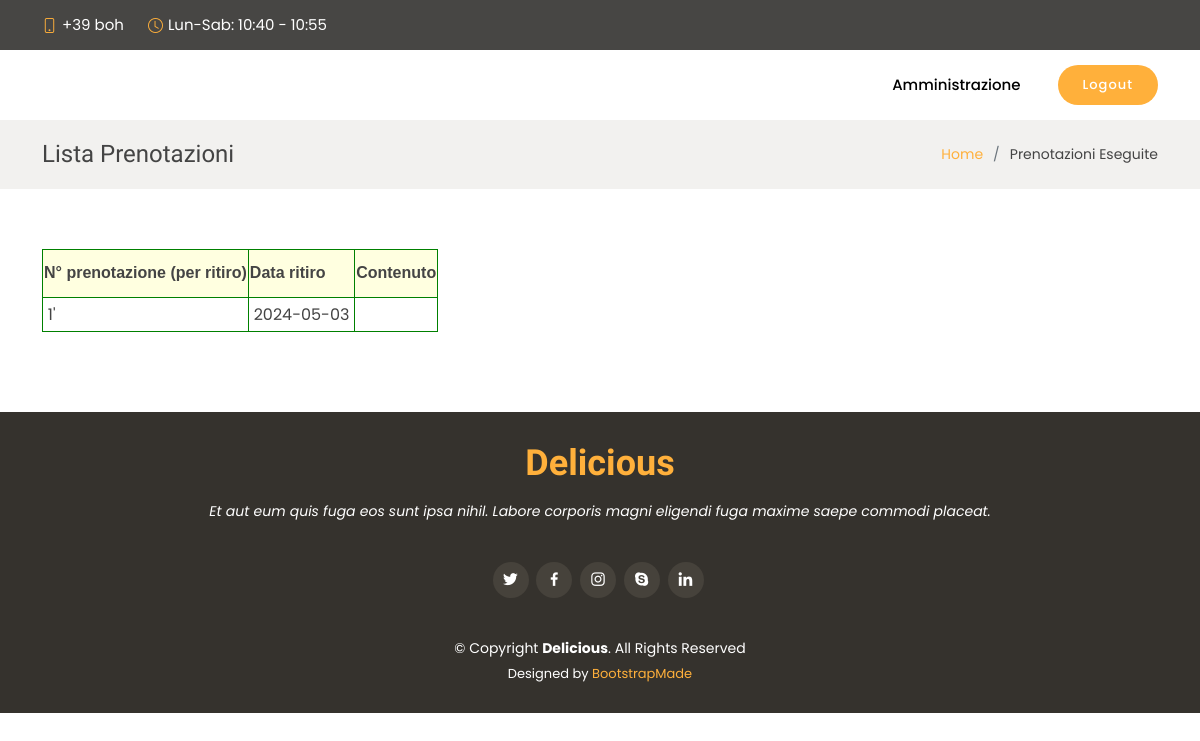
The app's page /lista_ordini.php (signed in), older data.
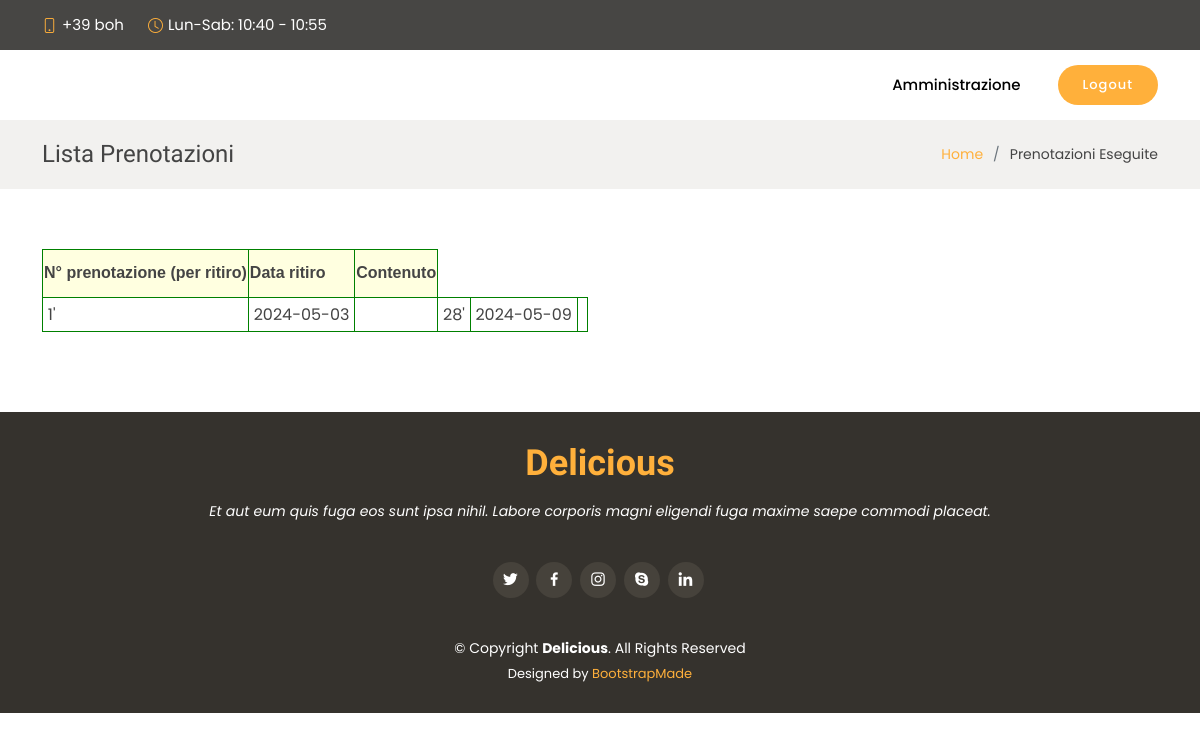
The same page, newer data.
### tables this page shows
CREATE TABLE `prenotazioni` (
  `n_prenotazione` int(11) NOT NULL,
  `data_ritiro` date NOT NULL,
  `username` varchar(30) NOT NULL COMMENT 'username che ha eseguito la prenotazione',
  `panino_cotto` varchar(30) NOT NULL,
  `pizza_margherita` varchar(30) NOT NULL,
  `panino_soppressa` varchar(30) NOT NULL,
  `panino_crudo` varchar(30) NOT NULL,
  `panino_formaggio` varchar(30) NOT NULL,
  `brioche` varchar(30) NOT NULL,
  `plesso_ritiro` varchar(10) NOT NULL
);

### lista_ordini.php (the view, shortened to what this page needs)
<!DOCTYPE html>
<html lang="en">
<head>
  <link href="assets/vendor/animate.css/animate.min.css" rel="stylesheet">
  <link href="assets/vendor/bootstrap/css/bootstrap.min.css" rel="stylesheet">
  <link href="assets/vendor/bootstrap-icons/bootstrap-icons.css" rel="stylesheet">
  <link href="assets/vendor/boxicons/css/boxicons.min.css" rel="stylesheet">
  <link href="assets/vendor/glightbox/css/glightbox.min.css" rel="stylesheet">
  <link href="assets/vendor/swiper/swiper-bundle.min.css" rel="stylesheet">
  <link href="assets/css/style.css" rel="stylesheet">
</head>
<body>
  <section id="topbar" class="d-flex align-items-center fixed-top ">
    <div class="container-fluid container-xl d-flex align-items-center justify-content-center justify-content-lg-start">
      <i class="bi bi-phone d-flex align-items-center"><span>+39 boh</span></i>
      <i class="bi bi-clock ms-4 d-none d-lg-flex align-items-center"><span>Lun-Sab: 10:40 - 10:55</span></i>
    </div>
  </section>
  <header id="header" class="fixed-top d-flex align-items-center header-transparent">
    <div class="container-fluid container-xl d-flex align-items-center justify-content-between">
      <div class="logo me-auto">
        <h1><a href="index.html">Bar NP</a></h1>
      </div>
      <nav id="navbar" class="navbar order-last order-lg-0">
        <ul>
          <?php
              try {
                if($_SESSION["AUTENTICATO"]=="ok"){
                  $connessione = mysqli_connect("localhost", "root", "root", "panini");
                  $sql = "SELECT * FROM utente WHERE username='$_SESSION[USER]';";
                  $risultato = $connessione->query($sql);
                  $array=$risultato->fetch_assoc();
                  if($array["ruolo"]=="admin"){
                    ?>
                          <li class="dropdown"><a href="#"><span style="color: black;">Amministrazione</span> <i class="bi bi-chevron-down"></i></a>
                              </li>
                    <?php
                  }
                }
              }catch (Exception $e) {
              }
          ?>
        </ul>
      </nav>
      <a href="php/logout.php" class="book-a-table-btn scrollto">Logout</a>
    </div>
  </header>
  <main id="main">
    <section class="breadcrumbs">
      <div class="container">
        <div class="d-flex justify-content-between align-items-center">
          <h2>Lista Prenotazioni</h2>
          <ol>
            <li><a href="index.php">Home</a></li>
            <li>Prenotazioni Eseguite</li>
          </ol>
        </div>
      </div>
    </section>
    <section class="inner-page">
      <div class="container">
      <?php
	try {
		$connessione = mysqli_connect("localhost", "root", "root", "panini");
		$sql ="SELECT * FROM prenotazioni WHERE username='$_SESSION[USER]'";
		$risultato = $connessione->query($sql);
		$num_righe = $risultato->num_rows;
		if ($num_righe > 0) {
			echo "<table id='utenti' class='tabella'>
				<tr>
					<th>N° prenotazione (per ritiro)</th>
					<th>Data ritiro</th>
					<th>Contenuto</th>
				</tr>";
			while ($arr = $risultato->fetch_assoc()) {
				$riga="<td>".$arr['n_prenotazione']."'</td><td>".$arr["data_ritiro"]."</td><td>".$arr["messaggio"]."</td>";
				echo $riga;
			}
			echo "</table>";
		}
	}
	catch (Exception $e) {
		$msg = "ERRORE: ".$e->getMessage();
	}
?>
      </div>
    </section>
  </main>
  <footer id="footer">
    <div class="container">
      <h3>Delicious</h3>
      <p>Et aut eum quis fuga eos sunt ipsa nihil. Labore corporis magni eligendi fuga maxime saepe commodi placeat.</p>
      <div class="social-links">
        <a href="#" class="twitter"><i class="bx bxl-twitter"></i></a>
        <a href="#" class="facebook"><i class="bx bxl-facebook"></i></a>
        <a href="#" class="instagram"><i class="bx bxl-instagram"></i></a>
        <a href="#" class="google-plus"><i class="bx bxl-skype"></i></a>
        <a href="#" class="linkedin"><i class="bx bxl-linkedin"></i></a>
      </div>
      <div class="copyright">
        &copy; Copyright <strong><span>Delicious</span></strong>. All Rights Reserved
      </div>
      <div class="credits">
        Designed by <a href="https://bootstrapmade.com/">BootstrapMade</a>
      </div>
    </div>
  </footer>
</body>
</html>

### assets/css/style.css (style rules this page uses)
body { font-family: "Poppins", sans-serif; color: #444444; }
a { text-decoration: none; color: #ffb03b; }
h1, h2, h3, h4, h5, h6 { font-family: "Satisfy", sans-serif; }
#topbar { padding: 0; font-size: 15px; height: 50px; transition: all 0.5s; background: rgba(26, 24, 22, 0.8); z-index: 996; color: rgba(255, 255, 255, 0.7); }
#topbar i { color: #ffb03b; line-height: 0; }
#topbar i span { color: #fff; font-style: normal; padding-left: 5px; }
#header { top: 50px; height: 70px; z-index: 997; transition: all 0.5s; padding: 10px 0; background: rgba(26, 24, 22, 0.85); }
#header.header-transparent { background: transparent; }
#header .logo h1 { font-size: 28px; margin: 0; line-height: 1; font-weight: 400; letter-spacing: 3px; }
#header .logo h1 a, #header .logo h1 a:hover { color: #fff; text-decoration: none; }
.book-a-table-btn { background: #ffb03b; color: #fff; border-radius: 50px; margin: 0 0 0 20px; padding: 10px 25px; font-size: 13px; font-weight: 500; letter-spacing: 1px; transition: 0.3s; white-space: nowrap; }
.navbar { padding: 0; }
.navbar ul { margin: 0; padding: 0; display: flex; list-style: none; align-items: center; }
.navbar li { position: relative; }
.navbar a, .navbar a:focus { display: flex; align-items: center; justify-content: space-between; padding: 10px 0 10px 24px; font-size: 15px; font-weight: 500; color: white; white-space: nowrap; transition: 0.3s; }
.navbar a i, .navbar a:focus i { font-size: 12px; line-height: 0; margin-left: 5px; }
section { padding: 60px 0; }
.breadcrumbs { padding: 20px 0; background-color: #f2f1ef; min-height: 40px; margin-top: 120px; }
.breadcrumbs h2 { font-size: 24px; font-weight: 300; margin: 0; }
.breadcrumbs ol { display: flex; flex-wrap: wrap; list-style: none; padding: 0; margin: 0; font-size: 14px; }
.breadcrumbs ol li+li { padding-left: 10px; }
.breadcrumbs ol li+li::before { display: inline-block; padding-right: 10px; color: #6c757d; content: "/"; }
#footer { background: #35322d; color: #fff; font-size: 14px; text-align: center; padding: 30px 0; }
#footer h3 { font-size: 36px; font-weight: 700; color: #ffb03b; position: relative; padding: 0; margin: 0 0 15px 0; }
#footer p { font-size: 15; font-style: italic; padding: 0; margin: 0 0 40px 0; }
#footer .social-links { margin: 0 0 40px 0; }
#footer .social-links a { font-size: 18px; display: inline-block; background: #46423b; color: #fff; line-height: 1; padding: 8px 0; margin-right: 4px; border-radius: 50%; text-align: center; width: 36px; height: 36px; transition: 0.3s; }
#footer .copyright { margin: 0 0 5px 0; }
#footer .credits { font-size: 13px; }
.tabella { border-collapse: collapse; margin-bottom: 20px; }
.tabella th { border: 1px solid green; height: 3em; margin-bottom: 20px; background-color: lightyellow; font-family: sans-serif; }
.tabella td { border: 1px solid green; padding: 0.3em; }

Row changes from the older to the newer data that the page shows:
added prenotazioni: n_prenotazione "28", data_ritiro "2024-05-09"
